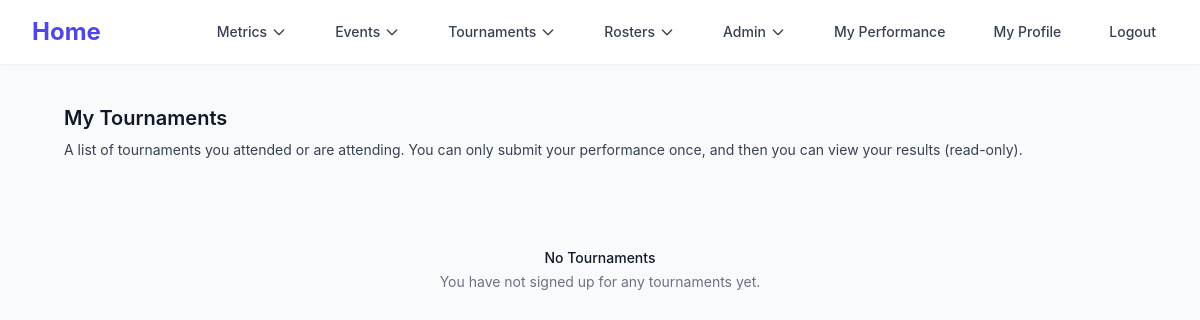
/tournaments/my_tournaments (signed in), run on an earlier commit of the app's database.
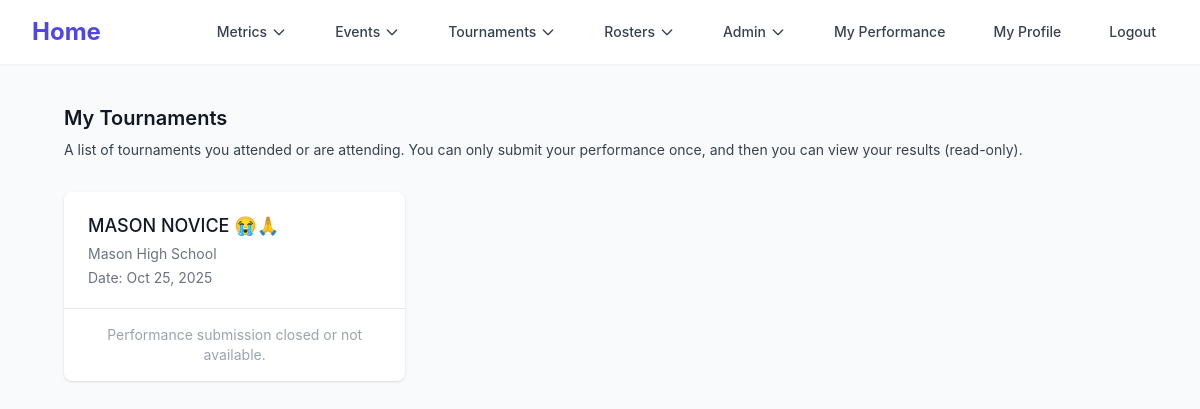
And on a later commit of the database.
### mason_snd/models/tournaments.py (models this page shows)
class Tournament(db.Model):
    id = db.Column(db.Integer, primary_key=True)
    name = db.Column(db.String(255), nullable=False)
    date = db.Column(db.DateTime, nullable=False)
    address = db.Column(db.String(255), nullable=False)
    signup_deadline = db.Column(db.DateTime, nullable=False)
    performance_deadline = db.Column(db.DateTime, nullable=False)
    results_submitted = db.Column(db.Boolean, default=False, nullable=False)
    created_at = db.Column(db.DateTime, default=lambda: datetime.now(EST), nullable=False)

### mason_snd/blueprints/tournaments/tournaments.py (the view)
@tournaments_bp.route('/my_tournaments')
def my_tournaments():
    user_id = session.get('user_id')
    if not user_id:
        flash("Must Be Logged In")
        return redirect(url_for('auth.login'))
    user = User.query.filter_by(id=user_id).first()
    tournaments = Tournament.query.order_by(Tournament.date.desc()).all()
    now = datetime.now(EST)
    my_tournaments_data = []
    for tournament in tournaments:
        if tournament.performance_deadline and tournament.performance_deadline.tzinfo is None:
            tournament.performance_deadline = EST.localize(tournament.performance_deadline)
        signup = Tournament_Signups.query.filter_by(user_id=user_id, tournament_id=tournament.id, is_going=True).first()
        if not signup:
            continue  # Only show tournaments the user attended
        performance = Tournament_Performance.query.filter_by(user_id=user_id, tournament_id=tournament.id).first()
        can_submit = (tournament.performance_deadline and now < tournament.performance_deadline and not performance)
        my_tournaments_data.append({
            'tournament': tournament,
            'performance': performance,
            'can_submit': can_submit
        })
    return render_template('tournaments/my_tournaments.html', my_tournaments=my_tournaments_data, now=now, user=user)

### mason_snd/templates/tournaments/my_tournaments.html (shortened to what this page needs)
{% extends "tournaments/base.html" %}
{% block content %}
<div class="px-4 sm:px-6 lg:px-8">
    <div class="sm:flex sm:items-center">
        <div class="sm:flex-auto">
            <h1 class="text-xl font-semibold text-gray-900">My Tournaments</h1>
            <p class="mt-2 text-sm text-gray-700">A list of tournaments you attended or are attending. You can only submit your performance once, and then you can view your results (read-only).</p>
        </div>
    </div>
    <div class="mt-8 grid gap-6 md:grid-cols-2 lg:grid-cols-3">
        {% for entry in my_tournaments %}
        {% set tournament = entry.tournament %}
        <div class="bg-white overflow-hidden shadow rounded-lg divide-y divide-gray-200">
            <div class="px-4 py-5 sm:px-6">
                <h2 class="text-lg font-medium text-gray-900">{{ tournament.name }}</h2>
                <p class="mt-1 text-sm text-gray-500">{{ tournament.address }}</p>
                <p class="mt-1 text-sm text-gray-500">Date: {{ tournament.date.strftime('%b %d, %Y') }}</p>
            </div>
            <div class="px-4 py-4 sm:px-6">
                {% if entry.can_submit %}
                    <a href="{{ url_for('tournaments.tournament_results', tournament_id=tournament.id) }}" class="w-full inline-flex items-center justify-center rounded-md border border-transparent bg-[color:var(--color-primary-600)] px-4 py-2 text-sm font-medium text-white shadow-sm hover:bg-[color:var(--color-primary-700)]">
                        Submit Results
                    </a>
                    <p class="mt-2 text-xs text-center text-gray-500">Performance Deadline: {{ tournament.performance_deadline.strftime('%b %d, %Y') }}</p>
                {% else %}
                    <p class="text-sm text-gray-400 text-center">Performance submission closed or not available.</p>
                {% endif %}
            </div>
        </div>
        {% else %}
        <div class="text-center py-12 col-span-full">
            <h3 class="mt-2 text-sm font-medium text-gray-900">No Tournaments</h3>
            <p class="mt-1 text-sm text-gray-500">You have not signed up for any tournaments yet.</p>
        </div>
        {% endfor %}
    </div>
</div>
{% endblock %}

What changed in the data, as far as the page shows it:
added Tournament: name "MASON NOVICE 😭🙏", address "Mason High School", date "Oct 25, 2025"
Also different on the page:
new list line: "Date: Performance submission closed or not available."
text no longer shown: "No Tournaments You have not signed up for any tournaments yet."
